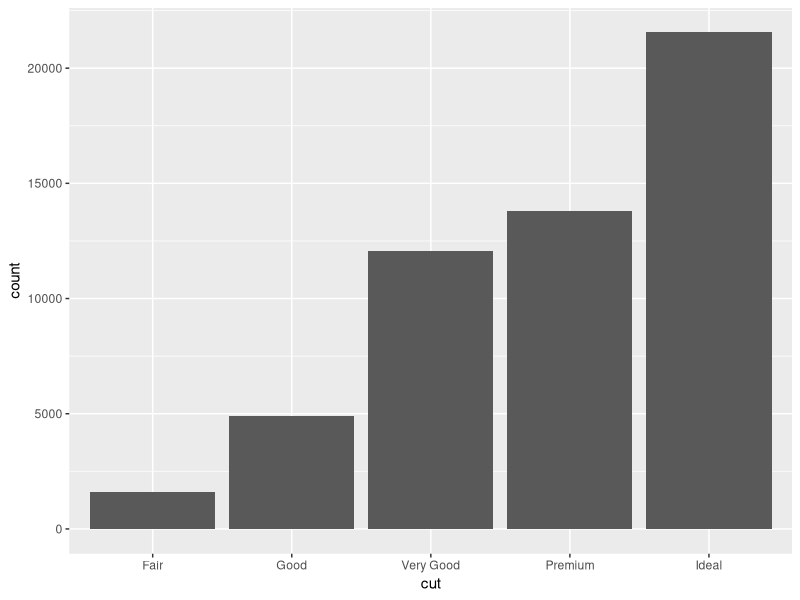
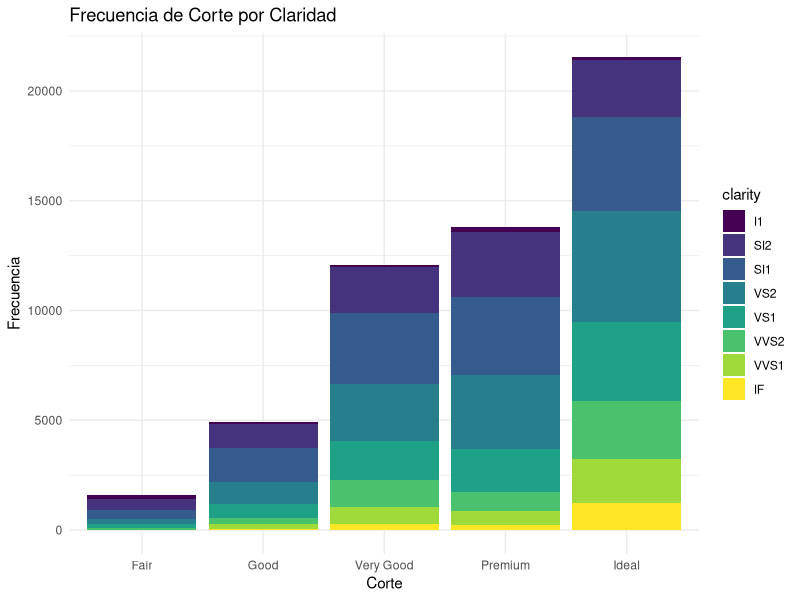
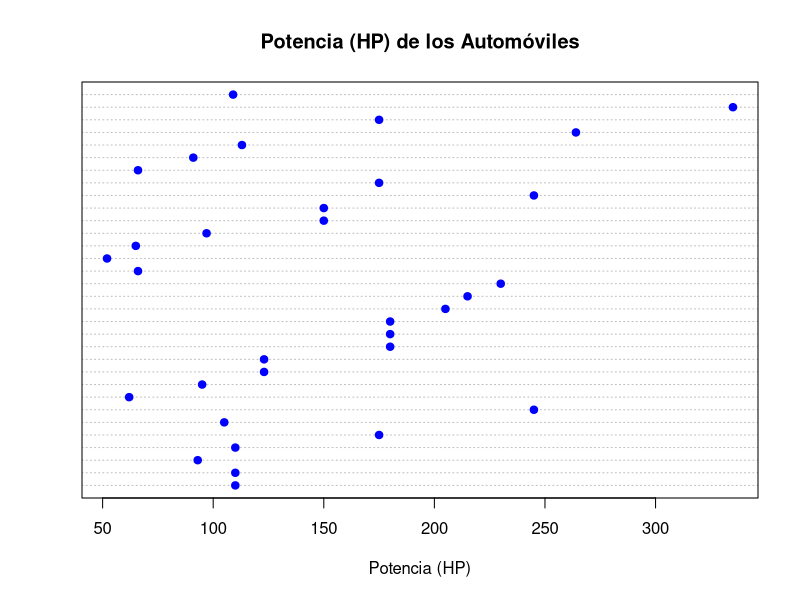

The R source for these figures, in order:
## ---- chunk 1
knitr::opts_chunk$set(echo = TRUE, warning = FALSE, message = FALSE)
## ---- chunk 2
library(tidyverse)
## ---- chunk 3
head(diamonds)
## ---- chunk 4
# Tabla de frecuencias para la variable corte

T_freq <-  diamonds %>%  # Seleccionamos la base de datos 
  count(cut) %>% # Contamos obs por categoria cut
  rename(Fi = n) %>% 
  mutate(Pi = round(Fi/sum(Fi), 2), Po = Pi * 100) # Agregamos las columnas 

T_freq
## ---- chunk 5
ggplot(data = diamonds) + 
  geom_bar(mapping = aes(x = cut))
## ---- chunk 6
ggplot(data = diamonds) + 
  geom_bar(mapping = aes(x = cut, fill = clarity)) +
  labs(title = "Frecuencia de Corte por Claridad",
       x = "Corte",
       y = "Frecuencia") +
  theme_minimal()
## ---- chunk 7
head(mtcars)
## ---- chunk 8
dotchart((mtcars$hp),
         main = "Potencia (HP) de los Automóviles",
         xlab = "Potencia (HP)", pch = 19, col = "blue")
## ---- chunk 9
# Crear un diagrama de hojas de la variable 'hp' del conjunto de datos mtcars
stem(mtcars$hp, scale = 2)
